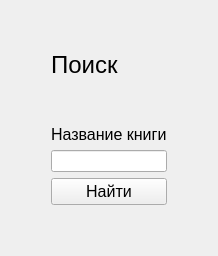
      <widget class="QWidget" name="find_book_page">
       <layout class="QHBoxLayout" name="horizontalLayout_12">
        <item>
         <spacer name="horizontalSpacer_17">
          <property name="orientation">
           <enum>Qt::Horizontal</enum>
          </property>
          <property name="sizeHint" stdset="0">
           <size>
            <width>40</width>
            <height>20</height>
           </size>
          </property>
         </spacer>
        </item>
        <item>
         <layout class="QVBoxLayout" name="verticalLayout_15">
          <item>
           <spacer name="verticalSpacer_24">
            <property name="orientation">
             <enum>Qt::Vertical</enum>
            </property>
            <property name="sizeHint" stdset="0">
             <size>
              <width>20</width>
              <height>40</height>
             </size>
            </property>
           </spacer>
          </item>
          <item>
           <widget class="QLabel" name="label_21">
            <property name="font">
             <font>
              <pointsize>18</pointsize>
             </font>
            </property>
            <property name="text">
             <string>Поиск</string>
            </property>
           </widget>
          </item>
          <item>
           <spacer name="verticalSpacer_22">
            <property name="orientation">
             <enum>Qt::Vertical</enum>
            </property>
            <property name="sizeHint" stdset="0">
             <size>
              <width>20</width>
              <height>40</height>
             </size>
            </property>
           </spacer>
          </item>
          <item>
           <widget class="QLabel" name="label_20">
            <property name="font">
             <font>
              <pointsize>12</pointsize>
             </font>
            </property>
            <property name="text">
             <string>Название книги</string>
            </property>
           </widget>
          </item>
          <item>
           <widget class="QLineEdit" name="book_name_in_find_book_page_line_edit"/>
          </item>
          <item>
           <widget class="QPushButton" name="find_book_btn">
            <property name="font">
             <font>
              <pointsize>12</pointsize>
             </font>
            </property>
            <property name="text">
             <string>Найти</string>
            </property>
           </widget>
          </item>
          <item>
           <spacer name="verticalSpacer_23">
            <property name="orientation">
             <enum>Qt::Vertical</enum>
            </property>
            <property name="sizeHint" stdset="0">
             <size>
              <width>20</width>
              <height>40</height>
             </size>
            </property>
           </spacer>
          </item>
         </layout>
        </item>
        <item>
         <spacer name="horizontalSpacer_18">
          <property name="orientation">
           <enum>Qt::Horizontal</enum>
          </property>
          <property name="sizeHint" stdset="0">
           <size>
            <width>40</width>
            <height>20</height>
           </size>
          </property>
         </spacer>
        </item>
       </layout>
      </widget>
